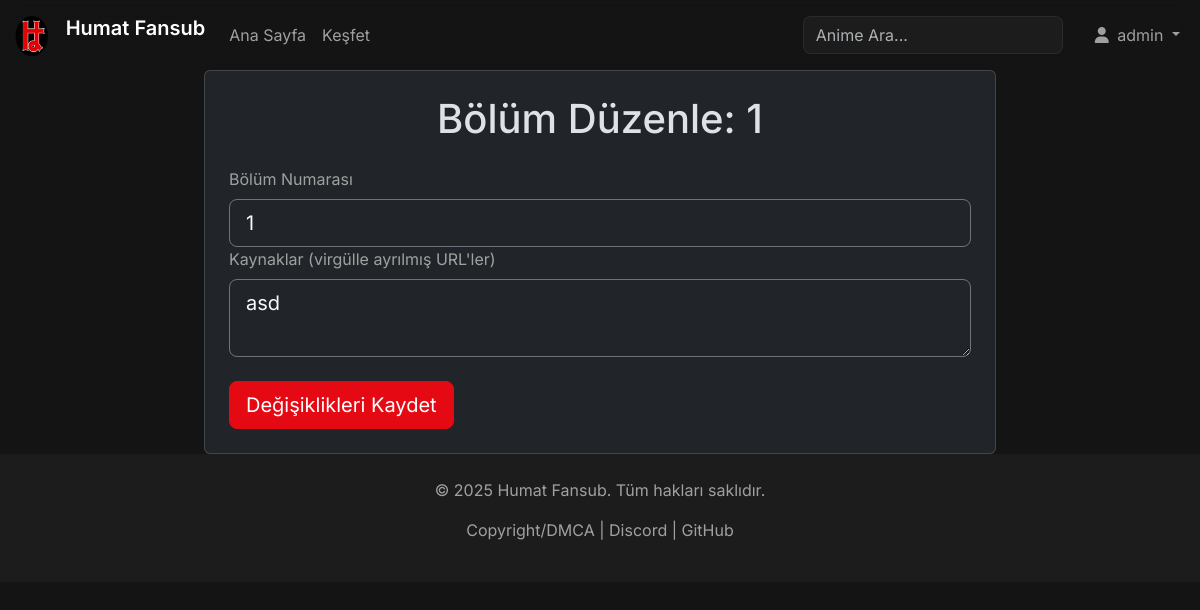
Screenshot of /edit_episode/1 (signed in) with the database file from the repository.
### models.py (models this page shows, shortened)
class User(db.Model):
    id = db.Column(db.Integer, primary_key=True)
    username = db.Column(db.String(80), unique=True, nullable=False)
    password = db.Column(db.String(200), nullable=False)
    can_delete = db.Column(db.Boolean, default=False)
    can_edit = db.Column(db.Boolean, default=False)
    can_add_user = db.Column(db.Boolean, default=False)
    logs = db.relationship('Log', backref='user', lazy=True)
    watchlist_animes = db.relationship('Anime', secondary=watchlist, lazy='subquery',
        backref=db.backref('watchlisted_by', lazy=True))
    ratings = db.relationship('Rating', backref='user', lazy=True)

class Episode(db.Model):
    id = db.Column(db.Integer, primary_key=True)
    number = db.Column(db.Integer, nullable=False)
    sources = db.Column(db.Text, nullable=False)
    anime_id = db.Column(db.Integer, db.ForeignKey('anime.id'), nullable=False)

### app.py (the view, shortened to what this page needs)
@app.route('/edit_episode/<int:episode_id>', methods=['GET', 'POST'])
@login_required
@admin_required
def edit_episode(episode_id):
    if not current_user.can_edit:
        flash('Bu işlemi gerçekleştirme yetkiniz yok.', 'danger')
        return redirect(url_for('anime', anime_id=Episode.query.get_or_404(episode_id).anime_id))
    episode = Episode.query.get_or_404(episode_id)
    form = EpisodeForm()
    form.number.data = episode.number
    form.sources.data = episode.sources
    return render_template('edit_episode.html', form=form, episode=episode)

### forms.py
class EpisodeForm(FlaskForm):
    number = StringField('Bölüm Numarası', validators=[DataRequired()])
    sources = TextAreaField("Kaynaklar (virgülle ayrılmış URL'ler)", validators=[DataRequired()])
    submit = SubmitField('Bölüm Ekle')

### app.py (called while the page is built)
def admin_required(f):
    @wraps(f)
    def decorated_function(*args, **kwargs):
        if not current_user.is_authenticated or not (current_user.can_add_user or current_user.can_edit or current_user.can_delete):
            flash('Bu sayfayı görüntüleme yetkiniz yok.', 'danger')
            return redirect(url_for('index'))
        return f(*args, **kwargs)
    return decorated_function

@login_manager.user_loader
def load_user(user_id):
    return User.query.get(int(user_id))

### templates/edit_episode.html (shortened to what this page needs)
{% extends "base.html" %}
{% block content %}
<div class="row justify-content-center">
    <div class="col-md-8">
        <div class="card p-4">
            <h1 class="text-center mb-4">Bölüm Düzenle: {{ episode.number }}</h1>
            <form method="POST">
                <div class="form-group">
                    {{ form.number.label(class="form-label") }}
                    {{ form.number(class="form-control form-control-lg bg-dark text-light border-secondary", id="number") }}
                </div>
                <div class="form-group">
                    {{ form.sources.label(class="form-label") }}
                    {{ form.sources(class="form-control form-control-lg bg-dark text-light border-secondary", id="sources") }}
                </div>
                <div class="form-group mt-4">
                    <button type="submit" class="btn btn-primary btn-block btn-lg">Değişiklikleri Kaydet</button>
                </div>
            </form>
        </div>
    </div>
</div>
{% endblock %}

### templates/base.html (shortened to what this page needs)
<!DOCTYPE html>
<html lang="en" data-bs-theme="dark">
<head>
    <link href="https://cdn.jsdelivr.net/npm/bootstrap@5.3.3/dist/css/bootstrap.min.css" rel="stylesheet">
    <link rel="stylesheet" href="https://cdnjs.cloudflare.com/ajax/libs/font-awesome/6.5.2/css/all.min.css" />
    <link rel="stylesheet" href="{{ url_for('static', filename='css/custom.css') }}">
</head>
<body>
    <header>
        <nav class="navbar navbar-expand-lg fixed-top navbar-dark">
            <div class="container-fluid">
                <a class="navbar-brand" href="{{ url_for('index') }}">
                    <img src="{{ url_for('static', filename='images/logo.png') }}" alt="Logo" width="40" height="40" class="d-inline-block align-text-top">
                    <span class="ms-2">Humat Fansub</span>
                </a>
                <div class="collapse navbar-collapse" id="navbarNav">
                    <ul class="navbar-nav me-auto mb-2 mb-lg-0">
                        <li class="nav-item">
                            <a class="nav-link" href="{{ url_for('index') }}">Ana Sayfa</a>
                        </li>
                        <li class="nav-item">
                            <a class="nav-link" href="{{ url_for('animes') }}">Keşfet</a>
                        </li>
                    </ul>
                    <form class="d-flex me-3" action="{{ url_for('animes') }}" method="GET">
                        <input class="form-control me-2" type="search" name="query" placeholder="Anime Ara..." aria-label="Search">
                    </form>
                    <ul class="navbar-nav">
                        {% if current_user.is_authenticated %}
                        <li class="nav-item dropdown">
                            <a class="nav-link dropdown-toggle" href="#" id="navbarDropdown" role="button" data-bs-toggle="dropdown" aria-expanded="false">
                                <i class="fas fa-user me-1"></i> {{ current_user.username }}
                            </a>
                        </li>
                        {% endif %}
                    </ul>
                </div>
            </div>
        </nav>
    </header>
    <main>
        {% block content %}{% endblock %}
    </main>
    <footer class="text-center py-4 mt-auto">
        <div class="container">
            <p>&copy; 2025 Humat Fansub. Tüm hakları saklıdır.</p>
            <p>
                <a href="{{ url_for('copyright') }}">Copyright/DMCA</a> |
                <a href="https://discord.gg/SaKSmuZkAf" target="_blank">Discord</a> |
                <a href="https://github.com/Berke-aras/AnimeFansub-Dizi-Film-Platformu" target="_blank">GitHub</a>
            </p>
        </div>
    </footer>
</body>
</html>

### static/css/custom.css (style rules this page uses)
:root { --primary-color: #e50914; --dark-color: #141414; --light-dark-color: #1c1c1c; --text-color: #f5f5f5; --text-muted-color: #a0a0a0; }
body { background-color: var(--dark-color); color: var(--text-color); font-family: "Inter", sans-serif; padding-top: 70px; }
.navbar { background-color: rgba(20, 20, 20, 0.7); backdrop-filter: blur(10px); -webkit-backdrop-filter: blur(10px); transition: background-color 0.3s ease; }
.navbar-brand span { font-weight: 600; }
.nav-link { color: var(--text-muted-color); transition: color 0.3s ease; }
.btn-primary { background-color: var(--primary-color); border-color: var(--primary-color); transition: background-color 0.3s ease, border-color 0.3s ease; }
.form-control { background-color: var(--light-dark-color); border: 1px solid rgba(255, 255, 255, 0.1); color: var(--text-color); border-radius: 8px; transition: border-color 0.3s ease, box-shadow 0.3s ease; }
footer { background-color: var(--light-dark-color); color: var(--text-muted-color); }
footer a { color: var(--text-muted-color); text-decoration: none; transition: color 0.3s ease; }
.form-label { color: var(--text-muted-color); }

### rows the page displays
User: username "admin"
Episode: number "1", sources "asd"
